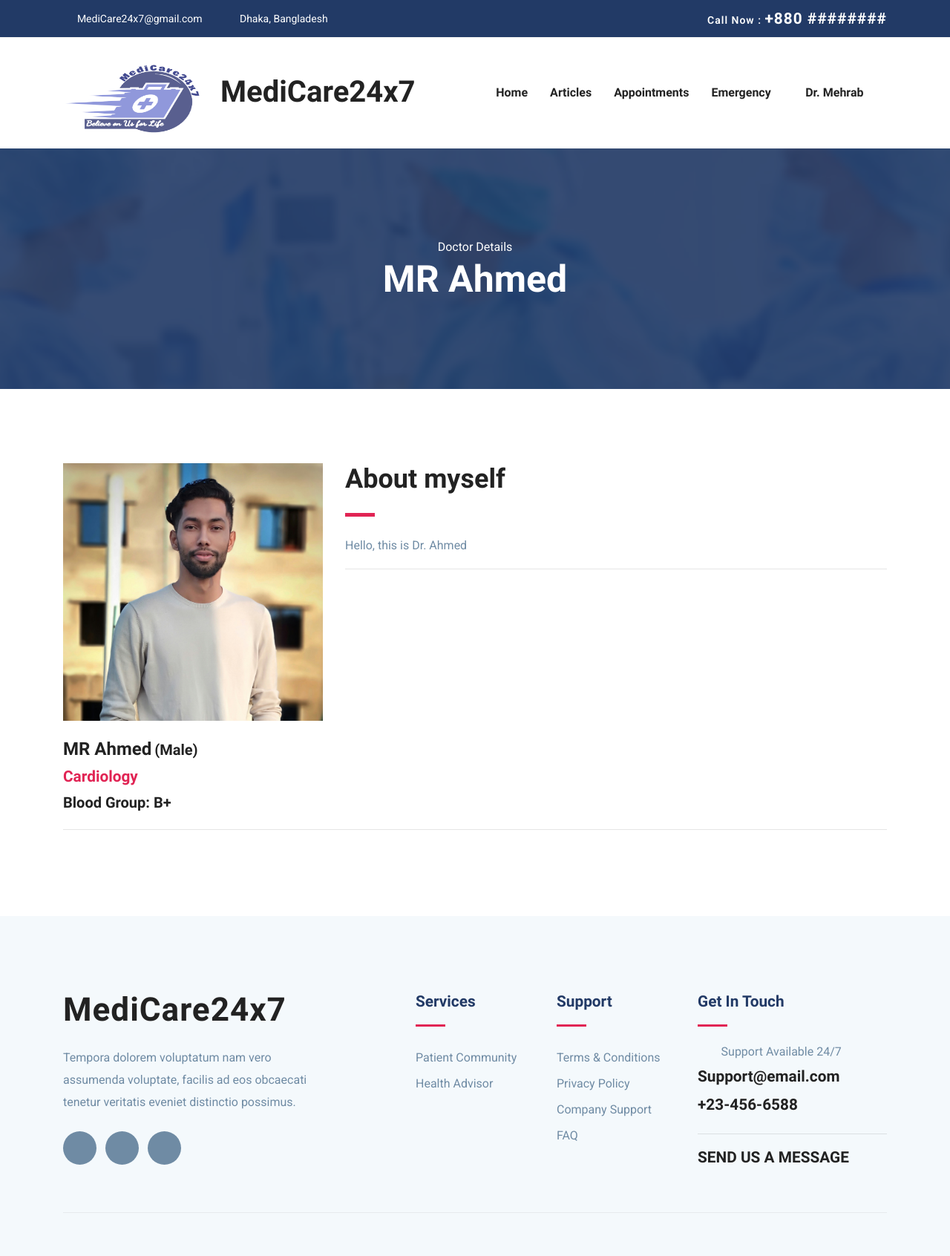
The page /accounts/doctor-profile/6 (signed in) on the database its author committed.
### accounts/models.py (models this page shows, shortened)
class UserModel(AbstractBaseUser, PermissionsMixin):
    email = models.EmailField(max_length=255, unique=True)  # Email
    name = models.CharField(max_length=255)  # Name
    is_patient = models.BooleanField(default=False)  # True if patient
    is_doctor = models.BooleanField(default=False)  # True if doctor
    is_active = models.BooleanField(default=True)  # True if active
    is_staff = models.BooleanField(default=False)
    is_admin = models.BooleanField(default=False)
    is_superuser = models.BooleanField(default=False)
    date_joined = models.DateTimeField(auto_now_add=True)
    USERNAME_FIELD = 'email'
    REQUIRED_FIELDS = ['name']  # Email & Password are required by default.
    objects = MyUserManager()  # User manager for the User Model

class DoctorModel(models.Model):
    GENDER_CHOICES = [
        ('Male', 'Male'),
        ('Female', 'Female'),
        ('Other', 'Other'),
    ]
    BLOOD_GROUP_CHOICES = [
        ('A+', 'A+'),
        ('A-', 'A-'),
        ('B+', 'B+'),
        ('B-', 'B-'),
        ('AB+', 'AB+'),
        ('AB-', 'AB-'),
        ('O+', 'O+'),
        ('O-', 'O-'),
    ]
    SpecializationModel= [
        ('Cardiology', 'Cardiology'),
        ('Dentistry', 'Dentistry'),
        ('Dermatology', 'Dermatology'),
        ('Endocrinology', 'Endocrinology'),
        ('Gastroenterology', 'Gastroenterology'),
        ('General Surgery', 'General Surgery'),
    ]
    user = models.OneToOneField(UserModel, on_delete=models.CASCADE)
    bio = models.TextField(null=True, blank=True)
    image = models.ImageField(null=True, blank=True)
    gender = models.CharField(max_length=10, choices=GENDER_CHOICES, null=True, blank=True)
    blood_group = models.CharField(max_length=10, choices=BLOOD_GROUP_CHOICES, null=True, blank=True)
    date_of_birth = models.DateField(null=True, blank=True)
    phone = models.CharField(max_length=15, null=True, blank=True)
    NID = models.CharField(max_length=50, null=True, blank=True)
    specialization = models.CharField(max_length=20, choices=SpecializationModel, null=True, blank=True)
    BMDC_regNo = models.CharField(max_length=100, null=True, blank=True)
    last_donation = models.DateField(null=True, blank=True)

### accounts/views.py (the view)
# urls.py: path('accounts/doctor-profile/<str:pk>', doctor_profile_view, name='doctor-profile'),
@login_required(login_url="login")
def doctor_profile_view(request, pk):
    is_self = False  # set the is_self variable to false
    user = UserModel.objects.get(id=pk)  # get the user
    if request.user == user:  # check if the user is the same as the user in the url
        is_self = True  # set the is_self variable to true
    profile = DoctorModel.objects.get(user=user)  # get the doctor's profile
    date_joined = calc_age(user.date_joined)  # calculate the age of the user
    incomplete_profile = False  # set the incomplete_profile variable to false
    if (
        not profile.bio
        and not profile.gender
        and not profile.blood_group
        and not profile.date_of_birth
        or not profile.phone
        or not profile.NID
        or not profile.specialization
        or not profile.BMDC_regNo
    ):
        incomplete_profile = True
        incomplete_profile = True
    context = {  # Context to render the view
        "user": user,  # The user
        "is_self": is_self,  # The flag
        "profile": profile,  # The doctor's profile
        "date_joined": date_joined,  # The account age
        "incomplete_profile": incomplete_profile,  # The incomplete profile flag
    }
    return render(request, "accounts/doctor-profile.html", context)  # Render the view

### accounts/utils.py (called while the page is built)
def calc_age(DOB):
    today = date.today()
    return today.year-DOB.year -((today.month, today.day) < (DOB.month, DOB.day))

### templates/accounts/doctor-profile.html (shortened to what this page needs)
{% extends "base.html" %}
{% load static %}
{% block content %}
<section class="page-title bg-1">
    <div class="container">
        <div class="row">
            <div class="col-md-12">
                <div class="block text-center">
                    <span class="text-white">Doctor Details</span>
                    <h1 class="text-capitalize mb-5 text-lg">{{ profile.user.name }}</h1>
                </div>
            </div>
        </div>
    </div>
</section>
<section class="section doctor-single">
    <div class="container">
        <div class="row">
            <div class="col-lg-4 col-md-6">
                <div class="doctor-img-block">
                    {% if profile.image %}
                    <img src="{{ profile.image.url }}" alt="{{ user.name }}" class="img-fluid w-100">
                    {% else %}
                    <img src="{% static 'images/placeholders/addDoctoricon.png' %}" alt="{{ user.name }}"
                         class="img-fluid w-100">
                    {% endif %}
                    <div class="info-block mt-4">
                        <p class="mb-1">
                            <span class="h3">{{ profile.user.name }}</span>
                            {% if profile.gender %}<span class="h5">({{ profile.gender }})</span>{% endif %}
                        </p>
                        {% if profile.specialization %}
                        <p class="h4 text-color-2">{{ profile.specialization }}</p>
                        {% endif %}
                        {% if profile.blood_group %}<p class="h5">Blood Group: {{ profile.blood_group }}</p>{% endif %}
                    </div>
                </div>
            </div>
            <div class="col-lg-8 col-md-6">
                <div class="doctor-details mt-4 mt-lg-0">
                    <h2 class="text-md">About myself</h2>
                    <div class="divider my-4"></div>
                    {% if profile.bio %}
                    <p>{{ profile.bio }}</p>
                    {% elif is_self and incomplete_profile %}
                    <a href="{% url 'doctor-edit-profile' %}" class="btn btn-main-2 btn-round-full mt-3">
                        Complete Your Profile
                    </a>
                    {% endif %}
                    <hr/>
                </div>
            </div>
        </div>
        <hr/>
    </div>
</section>
{% endblock %}

### templates/navbar.html (shortened to what this page needs)
{% load static %}
<nav class="navbar navbar-expand-lg navigation" id="navbar">
    <div class="container">
        <a class="navbar-brand" href="{% url 'home' %}">
            <h1><img src="{% static 'images/logo1.png' %}" alt="" class="img-fluid" style="width: 212px ;height: 106px;">MediCare24x7</h1>
        </a>
        <div class="collapse navbar-collapse" id="navbarmain">
            <ul class="navbar-nav ml-auto">
                <li class="nav-item active">
                    <a class="nav-link" href="{% url 'home' %}">Home</a>
                </li>
                <li class="nav-item"><a class="nav-link" href="#">Articles</a></li>
                {% if request.user.is_authenticated and request.user.is_doctor %}
                <li class="nav-item">
                    <a class="nav-link" href="#">Appointments</a>
                </li>
                {% elif request.user.is_authenticated and request.user.is_patient %}
                <li class="nav-item">
                    <a class="nav-link" href="#">Appointments</a>
                </li>
                {% endif %}
                <li class="nav-item dropdown">
                    <a class="nav-link dropdown-toggle" href="#" id="dropdown02"
                       data-toggle="dropdown" aria-haspopup="true" aria-expanded="false">Emergency <i
                            class="icofont-thin-down"></i></a>
                </li>
                {% if request.user.is_authenticated %}
                <li class="nav-item dropdown">
                    <a class="nav-link dropdown-toggle" href="#" id="dropdown03" data-toggle="dropdown"
                       aria-haspopup="true" aria-expanded="false">{{ request.user.name }} <i
                            class="icofont-thin-down"></i></a>
                </li>
                {% endif %}
            </ul>
        </div>
    </div>
</nav>

### static-files/css/style.css (style rules this page uses)
html { overflow-x: hidden; }
body { line-height: 1.6; font-family: "Roboto", sans-serif; -webkit-font-smoothing: antialiased; font-size: 16px; color: #6F8BA4; font-weight: 400; }
h1, .h1, h2, .h2, h3, .h3, h4, .h4, h5, .h5, h6, .h6 { font-family: "Exo", sans-serif; font-weight: 700; color: #222; }
h1, .h1 { font-size: 2.5rem; }
h2, .h2 { font-size: 44px; }
h3, .h3 { font-size: 1.5rem; }
h4, .h4 { font-size: 1.3rem; line-height: 30px; }
h5, .h5 { font-size: 1.25rem; }
p { line-height: 30px; }
.section { padding: 100px 0; }
.text-md { font-size: 2.25rem; }
.text-lg { font-size: 3.75rem; }
a { color: #222; text-decoration: none; transition: all .35s ease; }
.page-title { padding: 120px 0px 70px 0px; position: relative; }
.page-title .block h1 { color: #fff; }
.text-lg { font-size: 50px; }
#navbarmain { padding: 20px 0px; }
#navbarmain .nav-link { font-weight: 600; padding: 10px 15px; color: #222; font-family: "Exo", sans-serif; text-transform: capitalize; font-size: 16px; transition: all .25s ease; }
.dropdown-toggle::after { display: none; }
.navbar-brand { margin-top: 10px; }
.bg-1 { background: url("../images/bg/22.jpg") no-repeat 50% 50%; background-size: cover; position: relative; }
.text-color-2 { color: #e12454; }
.divider { width: 40px; height: 5px; background: #e12454; }

### rows shown on the page
UserModel: user.name "Dr. Mehrab"
DoctorModel: user.name "MR Ahmed", image (picture), gender "Male", specialization "Cardiology", blood_group "B+", bio "Hello, this is Dr. Ahmed"
